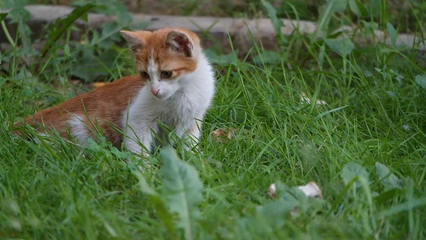
#> input picture frame 151 of videos/cat.mp4, 426 x 240 px, given in place of waterfall.mp4, which was not available
$ python L2_rescale_and_reshape.py
#> lines starting #> are read from the running program, lines starting #| are printed output that depends on the picture
#> further down, frame is the input picture: shape (240, 426, 3); mean B, G, R 61.7, 102.1, 80
# resize and reshale images and videos in opencv

import cv2 as cv

# resize frame function
def rescale_frame(frame, scale=0.75):
    '''Works for images, videos and live videos'''
#> called with scale = 0.2
    width = int(frame.shape[1] * scale)
#> width = 85
    height = int(frame.shape[0] * scale)
#> height = 48

    dimensions = (width, height)
#> dimensions = (85, 48)

    return cv.resize(frame, dimensions, interpolation=cv.INTER_AREA)
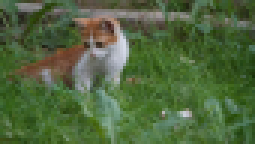
#> returned value: shape (48, 85, 3) (shown 3 times larger); mean of channels 0, 1, 2 61.7, 102.1, 80; drawn as B, G, R

def chenge_res(width, height):
    # live video
    capture.set(3, width)
    capture.set(4, height)


# Reading video
capture = cv.VideoCapture('videos/waterfall.mp4')

while True:
    isTrue, frame = capture.read()

    resized_frame = rescale_frame(frame, scale=0.2)

    cv.imshow('video', frame)
    cv.imshow('video resized', resized_frame)

    if cv.waitKey(20) & 0xFF==ord('d'):
#> (key Esc is pressed here)
        break

capture.release()
cv.destroyAllWindows()

$ run again, starting later in the video
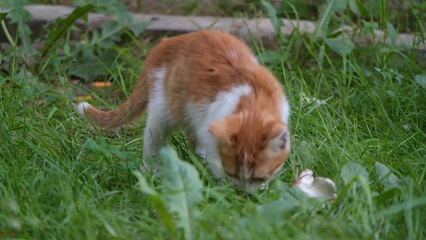
#> input picture frame 681 of videos/cat.mp4, 426 x 240 px, given in place of waterfall.mp4, which was not available
#> frame is the input picture: shape (240, 426, 3); mean B, G, R 66.4, 103.3, 87
#> in rescale_frame, `return cv.resize(frame, dimensions, interpolation=cv.INTER_AREA)`:
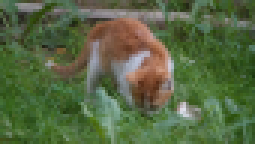
#> returned value: shape (48, 85, 3) (shown 3 times larger); mean of channels 0, 1, 2 66.4, 103.3, 87; drawn as B, G, R

$ run again, starting later in the video
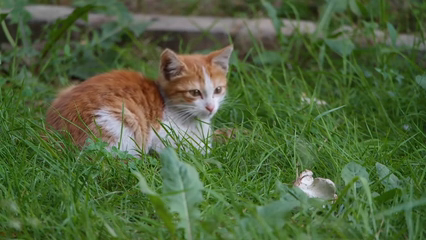
#> input picture frame 1212 of videos/cat.mp4, 426 x 240 px, given in place of waterfall.mp4, which was not available
#> frame is the input picture: shape (240, 426, 3); mean B, G, R 60.3, 100.7, 80.5
#> in rescale_frame, `return cv.resize(frame, dimensions, interpolation=cv.INTER_AREA)`:
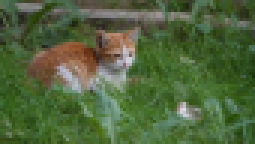
#> returned value: shape (48, 85, 3) (shown 3 times larger); mean of channels 0, 1, 2 60.3, 100.7, 80.5; drawn as B, G, R
